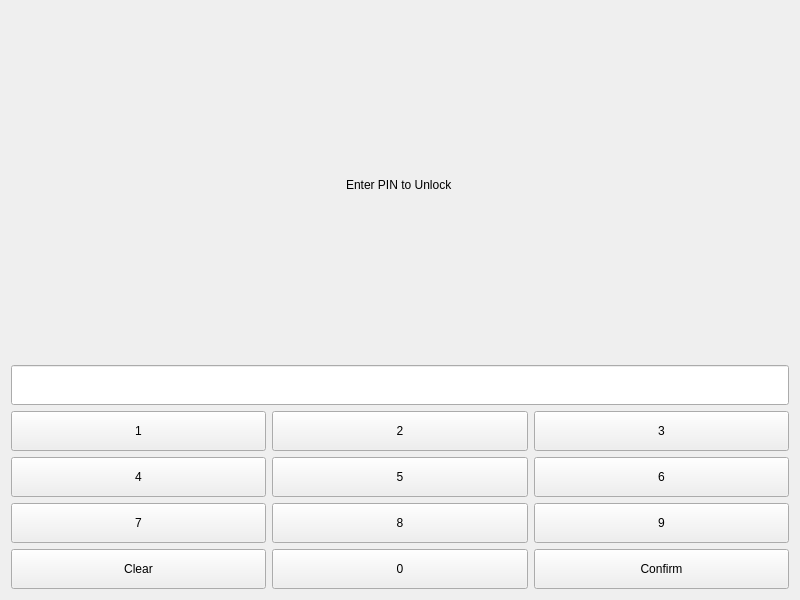
<?xml version="1.0" encoding="UTF-8"?>
<ui version="4.0">
 <class>LockScreen</class>
 <widget class="QWidget" name="LockScreen">
  <property name="geometry">
   <rect>
    <x>0</x>
    <y>0</y>
    <width>800</width>
    <height>600</height>
   </rect>
  </property>
  <property name="minimumSize">
   <size>
    <width>320</width>
    <height>480</height>
   </size>
  </property>
  <property name="windowTitle">
   <string>t:slim X2</string>
  </property>
  <layout class="QVBoxLayout" name="verticalLayout_3">
   <item>
    <layout class="QVBoxLayout" name="verticalLayout">
     <item>
      <layout class="QVBoxLayout" name="verticalLayout_2">
       <item alignment="Qt::AlignHCenter">
        <widget class="QLabel" name="messageLabel">
         <property name="styleSheet">
          <string notr="true">font: 75 14pt &quot;DejaVu Sans&quot;;</string>
         </property>
         <property name="text">
          <string>&lt;html&gt;&lt;head/&gt;&lt;body&gt;&lt;p&gt;&lt;span&gt;Enter PIN to Unlock&lt;/span&gt;&lt;/p&gt;&lt;/body&gt;&lt;/html&gt;</string>
         </property>
        </widget>
       </item>
       <item>
        <widget class="QLineEdit" name="pinEdit">
         <property name="maximumSize">
          <size>
           <width>16777215</width>
           <height>40</height>
          </size>
         </property>
         <property name="echoMode">
          <enum>QLineEdit::Password</enum>
         </property>
        </widget>
       </item>
       <item>
        <layout class="QGridLayout" name="gridLayout">
         <item row="1" column="1">
          <widget class="QPushButton" name="button5">
           <property name="minimumSize">
            <size>
             <width>0</width>
             <height>40</height>
            </size>
           </property>
           <property name="text">
            <string>5</string>
           </property>
          </widget>
         </item>
         <item row="1" column="2">
          <widget class="QPushButton" name="button6">
           <property name="minimumSize">
            <size>
             <width>0</width>
             <height>40</height>
            </size>
           </property>
           <property name="text">
            <string>6</string>
           </property>
          </widget>
         </item>
         <item row="0" column="0">
          <widget class="QPushButton" name="button1">
           <property name="minimumSize">
            <size>
             <width>0</width>
             <height>40</height>
            </size>
           </property>
           <property name="text">
            <string>1</string>
           </property>
          </widget>
         </item>
         <item row="0" column="2">
          <widget class="QPushButton" name="button3">
           <property name="minimumSize">
            <size>
             <width>0</width>
             <height>40</height>
            </size>
           </property>
           <property name="text">
            <string>3</string>
           </property>
          </widget>
         </item>
         <item row="3" column="1">
          <widget class="QPushButton" name="button0">
           <property name="minimumSize">
            <size>
             <width>0</width>
             <height>40</height>
            </size>
           </property>
           <property name="text">
            <string>0</string>
           </property>
          </widget>
         </item>
         <item row="0" column="1">
          <widget class="QPushButton" name="button2">
           <property name="minimumSize">
            <size>
             <width>0</width>
             <height>40</height>
            </size>
           </property>
           <property name="text">
            <string>2</string>
           </property>
          </widget>
         </item>
         <item row="1" column="0">
          <widget class="QPushButton" name="button4">
           <property name="minimumSize">
            <size>
             <width>0</width>
             <height>40</height>
            </size>
           </property>
           <property name="text">
            <string>4</string>
           </property>
          </widget>
         </item>
         <item row="3" column="0">
          <widget class="QPushButton" name="clearButton">
           <property name="minimumSize">
            <size>
             <width>0</width>
             <height>40</height>
            </size>
           </property>
           <property name="text">
            <string>Clear</string>
           </property>
          </widget>
         </item>
         <item row="3" column="2">
          <widget class="QPushButton" name="confirmButton">
           <property name="minimumSize">
            <size>
             <width>0</width>
             <height>40</height>
            </size>
           </property>
           <property name="text">
            <string>Confirm</string>
           </property>
          </widget>
         </item>
         <item row="2" column="0">
          <widget class="QPushButton" name="button7">
           <property name="minimumSize">
            <size>
             <width>0</width>
             <height>40</height>
            </size>
           </property>
           <property name="text">
            <string>7</string>
           </property>
          </widget>
         </item>
         <item row="2" column="1">
          <widget class="QPushButton" name="button8">
           <property name="minimumSize">
            <size>
             <width>0</width>
             <height>40</height>
            </size>
           </property>
           <property name="text">
            <string>8</string>
           </property>
          </widget>
         </item>
         <item row="2" column="2">
          <widget class="QPushButton" name="button9">
           <property name="minimumSize">
            <size>
             <width>0</width>
             <height>40</height>
            </size>
           </property>
           <property name="text">
            <string>9</string>
           </property>
          </widget>
         </item>
        </layout>
       </item>
      </layout>
     </item>
    </layout>
   </item>
  </layout>
 </widget>
 <resources/>
 <connections/>
</ui>
